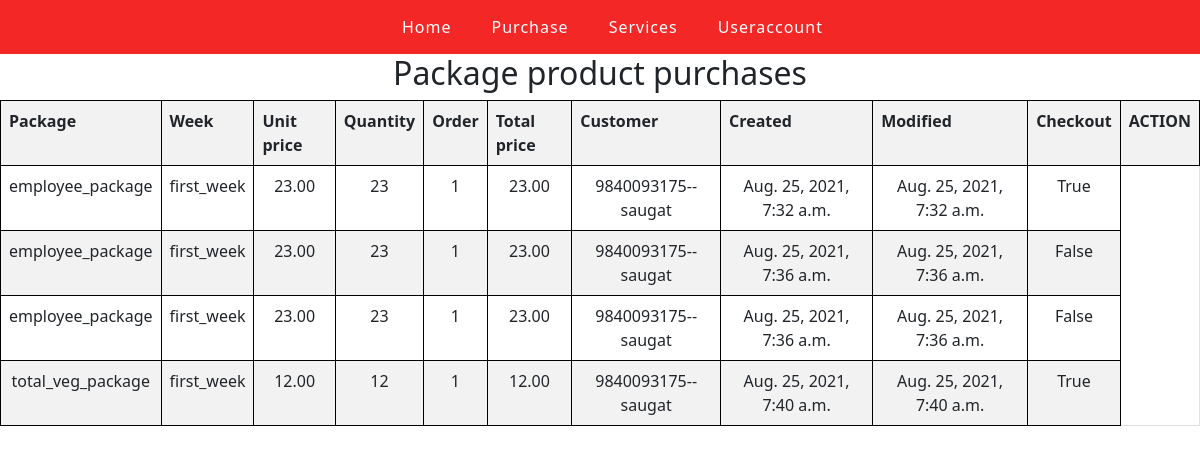
/package_product_purchases/, run on the app's committed database.
### tummyapp/models.py (models this page shows)
class Tracking(models.Model):
    created = models.DateTimeField(auto_now_add=True)
    modified = models.DateTimeField(auto_now=True)
    class Meta:
        abstract = True

class Package_product_purchases(Tracking):
    package = models.CharField(max_length=50, choices=PACKAGE_CHOICES)
    week = models.CharField(max_length=50, choices=WEEK)
    unit_price = models.DecimalField(max_digits=10, decimal_places=2)
    quantity = models.IntegerField()
    order = models.ForeignKey(Package_orders, on_delete=models.CASCADE)
    total_price = models.DecimalField(max_digits=10, decimal_places=2)
    customer = models.ForeignKey(Customers, on_delete=models.CASCADE)
    checkout = models.BooleanField()

class Package_orders(Tracking):
    customer = models.ForeignKey(Customers, on_delete=models.CASCADE)
    shipping_address = models.CharField(max_length=100)
    ordered = models.BooleanField()
    delivered = models.CharField(max_length=50, choices=DELIVER_CHOICES)
    remarks = models.TextField()
    def __str__(self):
        return str(self.id)

class Customers(models.Model):
    customer = models.CharField(max_length=100)
    phone = models.IntegerField()
    def __str__(self):
        return f"{str(self.phone)}--{self.customer}"

### tummyapp/views.py (the view)
# urls.py: path('package_product_purchases/', views.package_product_purchases, name='package_product_purchases'),
def package_product_purchases(request):
    package_product_purchases = Package_product_purchases.objects.all()
    context = {'package_product_purchases': package_product_purchases}
    return render(request, 'package_product_purchases.html', context)

### tummyapp/templates/package_product_purchases.html (shortened to what this page needs)
{% extends 'base.html' %}
{% block content %}
<h2>Package product purchases</h2>
    <table class="table table-striped">
        <tr>
            <th>Package</th>
            <th>Week</th>
            <th>Unit price</th>
            <th>Quantity</th>
            <th>Order</th>
            <th>Total price</th>
            <th>Customer</th>
            <th>Created</th>
            <th>Modified</th>
            <th>Checkout</th>
            <th>ACTION</th>
        </tr>
        {% for package_product_purchases in package_product_purchases %}
        <tr>
            <td style="text-align:center">{{package_product_purchases.package}}</td>
            <td style="text-align:center">{{package_product_purchases.week}}</td>
            <td style="text-align:center">{{package_product_purchases.unit_price}}</td>
            <td style="text-align:center">{{package_product_purchases.quantity}}</td>
            <td style="text-align:center">{{package_product_purchases.order}}</td>
            <td style="text-align:center">{{package_product_purchases.total_price}}</td>
            <td style="text-align:center">{{package_product_purchases.customer}}</td>
            <td style="text-align:center">{{package_product_purchases.created}}</td>
            <td style="text-align:center">{{package_product_purchases.modified}}</td>
            <td style="text-align:center">{{package_product_purchases.checkout}}</td>
        </tr>
        {% endfor %}
    </table>
{% endblock content %}

### templates/base.html (shortened to what this page needs)
{% load static %}
<!DOCTYPE html>
<html lang="en">
<head>
    <link rel="stylesheet" type="text/css" href="{% static 'css/style.css' %}" />
    <link rel="stylesheet" type="text/css" href="{% static 'newcss/new.css' %}"/>
</head>
<body>
    {% block navbar %}
        {% include 'navbar.html' %}
    {% endblock navbar%}
    {% block content %}
    {% endblock content %}
</body>
</html>

### templates/navbar.html (shortened to what this page needs)
<nav class="nav-area">
<ul class="menu" >
<li><a href="{% url 'tummyapp:home' %}">Home</a></li>
<li><a href="#">Purchase</a>
<li><a href="#">Services</a>
<li><a href="#">Useraccount</a>
</ul>
</nav>

### staticfiles/newcss/new.css (style rules this page uses)
.nav-area { background: #f30b0be1 !important; }
.nav-area:after { content: ''; clear: both; display: block; }
.nav-area ul { list-style: none; margin: 0; }
.menu { width: 500px; margin: 0 auto !important; }
.nav-area > ul > li { float: left; position: relative; }
.nav-area ul li a { text-decoration: none; color: #fff; padding: 15px 20px; display: block; font-weight: 500; letter-spacing: 1px; }

### tummyapp/templates/package_product_purchases.html (style rules this page uses)
table { width: 100%; }
h2 { text-align: center }
table, th, td { border: 1px solid black; border-collapse: collapse; }

### data on the page
Package_product_purchases: package "employee_package", week "first_week", unit_price "23.00", quantity "23", order "1", total_price "23.00", customer "9840093175--saugat", created "Aug. 25, 2021, 7:32 a.m.", modified "Aug. 25, 2021, 7:32 a.m.", checkout "True"
Package_product_purchases: package "employee_package", week "first_week", unit_price "23.00", quantity "23", order "1", total_price "23.00", customer "9840093175--saugat", created "Aug. 25, 2021, 7:36 a.m.", modified "Aug. 25, 2021, 7:36 a.m.", checkout "False"
Package_product_purchases: package "employee_package", week "first_week", unit_price "23.00", quantity "23", order "1", total_price "23.00", customer "9840093175--saugat", created "Aug. 25, 2021, 7:36 a.m.", modified "Aug. 25, 2021, 7:36 a.m.", checkout "False"
Package_product_purchases: package "total_veg_package", week "first_week", unit_price "12.00", quantity "12", order "1", total_price "12.00", customer "9840093175--saugat", created "Aug. 25, 2021, 7:40 a.m.", modified "Aug. 25, 2021, 7:40 a.m.", checkout "True"
